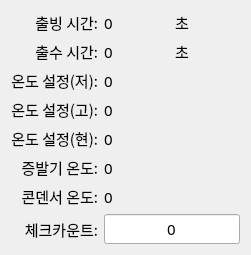
   <widget class="QWidget" name="layoutWidget">
    <property name="geometry">
     <rect>
      <x>10</x>
      <y>510</y>
      <width>251</width>
      <height>232</height>
     </rect>
    </property>
    <layout class="QGridLayout" name="gridLayout_2">
     <item row="0" column="0">
      <widget class="QLabel" name="label_31">
       <property name="font">
        <font>
         <family>함초롬돋움</family>
         <pointsize>11</pointsize>
         <weight>50</weight>
         <italic>false</italic>
         <bold>false</bold>
        </font>
       </property>
       <property name="text">
        <string>출빙 시간:</string>
       </property>
       <property name="alignment">
        <set>Qt::AlignRight|Qt::AlignTrailing|Qt::AlignVCenter</set>
       </property>
      </widget>
     </item>
     <item row="0" column="1">
      <widget class="QLabel" name="LB_STATUS_LAST_ICE_TIME">
       <property name="font">
        <font>
         <family>함초롬돋움</family>
         <pointsize>11</pointsize>
         <weight>50</weight>
         <italic>false</italic>
         <bold>false</bold>
        </font>
       </property>
       <property name="text">
        <string>0</string>
       </property>
      </widget>
     </item>
     <item row="0" column="2">
      <widget class="QLabel" name="label_32">
       <property name="font">
        <font>
         <family>함초롬돋움</family>
         <pointsize>11</pointsize>
         <weight>50</weight>
         <italic>false</italic>
         <bold>false</bold>
        </font>
       </property>
       <property name="text">
        <string>초</string>
       </property>
      </widget>
     </item>
     <item row="1" column="0">
      <widget class="QLabel" name="label_43">
       <property name="font">
        <font>
         <family>함초롬돋움</family>
         <pointsize>11</pointsize>
         <weight>50</weight>
         <italic>false</italic>
         <bold>false</bold>
        </font>
       </property>
       <property name="text">
        <string>출수 시간:</string>
       </property>
       <property name="alignment">
        <set>Qt::AlignRight|Qt::AlignTrailing|Qt::AlignVCenter</set>
       </property>
      </widget>
     </item>
     <item row="1" column="1">
      <widget class="QLabel" name="LB_STATUS_LAST_WATER_TIME">
       <property name="font">
        <font>
         <family>함초롬돋움</family>
         <pointsize>11</pointsize>
         <weight>50</weight>
         <italic>false</italic>
         <bold>false</bold>
        </font>
       </property>
       <property name="text">
        <string>0</string>
       </property>
      </widget>
     </item>
     <item row="1" column="2">
      <widget class="QLabel" name="label_33">
       <property name="font">
        <font>
         <family>함초롬돋움</family>
         <pointsize>11</pointsize>
         <weight>50</weight>
         <italic>false</italic>
         <bold>false</bold>
        </font>
       </property>
       <property name="text">
        <string>초</string>
       </property>
      </widget>
     </item>
     <item row="2" column="0">
      <widget class="QLabel" name="label_34">
       <property name="font">
        <font>
         <family>함초롬돋움</family>
         <pointsize>11</pointsize>
         <weight>50</weight>
         <italic>false</italic>
         <bold>false</bold>
        </font>
       </property>
       <property name="text">
        <string>온도 설정(저):</string>
       </property>
       <property name="alignment">
        <set>Qt::AlignRight|Qt::AlignTrailing|Qt::AlignVCenter</set>
       </property>
      </widget>
     </item>
     <item row="2" column="1">
      <widget class="QLabel" name="LB_STATUS_AMBIENT_TEMP_LOW">
       <property name="font">
        <font>
         <family>함초롬돋움</family>
         <pointsize>11</pointsize>
         <weight>50</weight>
         <italic>false</italic>
         <bold>false</bold>
        </font>
       </property>
       <property name="text">
        <string>0</string>
       </property>
      </widget>
     </item>
     <item row="3" column="0">
      <widget class="QLabel" name="label_36">
       <property name="font">
        <font>
         <family>함초롬돋움</family>
         <pointsize>11</pointsize>
         <weight>50</weight>
         <italic>false</italic>
         <bold>false</bold>
        </font>
       </property>
       <property name="text">
        <string>온도 설정(고):</string>
       </property>
       <property name="alignment">
        <set>Qt::AlignRight|Qt::AlignTrailing|Qt::AlignVCenter</set>
       </property>
      </widget>
     </item>
     <item row="3" column="1">
      <widget class="QLabel" name="LB_STATUS_AMBIENT_TEMP_HIGH">
       <property name="font">
        <font>
         <family>함초롬돋움</family>
         <pointsize>11</pointsize>
         <weight>50</weight>
         <italic>false</italic>
         <bold>false</bold>
        </font>
       </property>
       <property name="text">
        <string>0</string>
       </property>
      </widget>
     </item>
     <item row="4" column="0">
      <widget class="QLabel" name="label_44">
       <property name="font">
        <font>
         <family>함초롬돋움</family>
         <pointsize>11</pointsize>
         <weight>50</weight>
         <italic>false</italic>
         <bold>false</bold>
        </font>
       </property>
       <property name="text">
        <string>온도 설정(현):</string>
       </property>
       <property name="alignment">
        <set>Qt::AlignRight|Qt::AlignTrailing|Qt::AlignVCenter</set>
       </property>
      </widget>
     </item>
     <item row="4" column="1">
      <widget class="QLabel" name="LB_STATUS_AMBIENT_TEMP_NOW">
       <property name="font">
        <font>
         <family>함초롬돋움</family>
         <pointsize>11</pointsize>
         <weight>50</weight>
         <italic>false</italic>
         <bold>false</bold>
        </font>
       </property>
       <property name="text">
        <string>0</string>
       </property>
      </widget>
     </item>
     <item row="5" column="0">
      <widget class="QLabel" name="label_45">
       <property name="font">
        <font>
         <family>함초롬돋움</family>
         <pointsize>11</pointsize>
         <weight>50</weight>
         <italic>false</italic>
         <bold>false</bold>
        </font>
       </property>
       <property name="text">
        <string>증발기 온도:</string>
       </property>
       <property name="alignment">
        <set>Qt::AlignRight|Qt::AlignTrailing|Qt::AlignVCenter</set>
       </property>
      </widget>
     </item>
     <item row="5" column="1">
      <widget class="QLabel" name="LB_STATUS_EVAPORATOR_TEMP">
       <property name="font">
        <font>
         <family>함초롬돋움</family>
         <pointsize>11</pointsize>
         <weight>50</weight>
         <italic>false</italic>
         <bold>false</bold>
        </font>
       </property>
       <property name="text">
        <string>0</string>
       </property>
      </widget>
     </item>
     <item row="6" column="0">
      <widget class="QLabel" name="label_46">
       <property name="font">
        <font>
         <family>함초롬돋움</family>
         <pointsize>11</pointsize>
         <weight>50</weight>
         <italic>false</italic>
         <bold>false</bold>
        </font>
       </property>
       <property name="text">
        <string>콘덴서 온도:</string>
       </property>
       <property name="alignment">
        <set>Qt::AlignRight|Qt::AlignTrailing|Qt::AlignVCenter</set>
       </property>
      </widget>
     </item>
     <item row="6" column="1">
      <widget class="QLabel" name="LB_STATUS_CONDENSOR_TEMP">
       <property name="font">
        <font>
         <family>함초롬돋움</family>
         <pointsize>11</pointsize>
         <weight>50</weight>
         <italic>false</italic>
         <bold>false</bold>
        </font>
       </property>
       <property name="text">
        <string>0</string>
       </property>
      </widget>
     </item>
     <item row="7" column="0">
      <widget class="QLabel" name="label_47">
       <property name="font">
        <font>
         <family>함초롬돋움</family>
         <pointsize>11</pointsize>
         <weight>50</weight>
         <italic>false</italic>
         <bold>false</bold>
        </font>
       </property>
       <property name="text">
        <string>체크카운트:</string>
       </property>
       <property name="alignment">
        <set>Qt::AlignRight|Qt::AlignTrailing|Qt::AlignVCenter</set>
       </property>
      </widget>
     </item>
     <item row="7" column="1" colspan="2">
      <widget class="QLineEdit" name="LE_ICE_CHECK_COUNT">
       <property name="font">
        <font>
         <family>함초롬돋움</family>
         <pointsize>11</pointsize>
         <weight>50</weight>
         <italic>false</italic>
         <bold>false</bold>
        </font>
       </property>
       <property name="text">
        <string>0</string>
       </property>
       <property name="alignment">
        <set>Qt::AlignCenter</set>
       </property>
       <property name="readOnly">
        <bool>true</bool>
       </property>
      </widget>
     </item>
    </layout>
   </widget>
